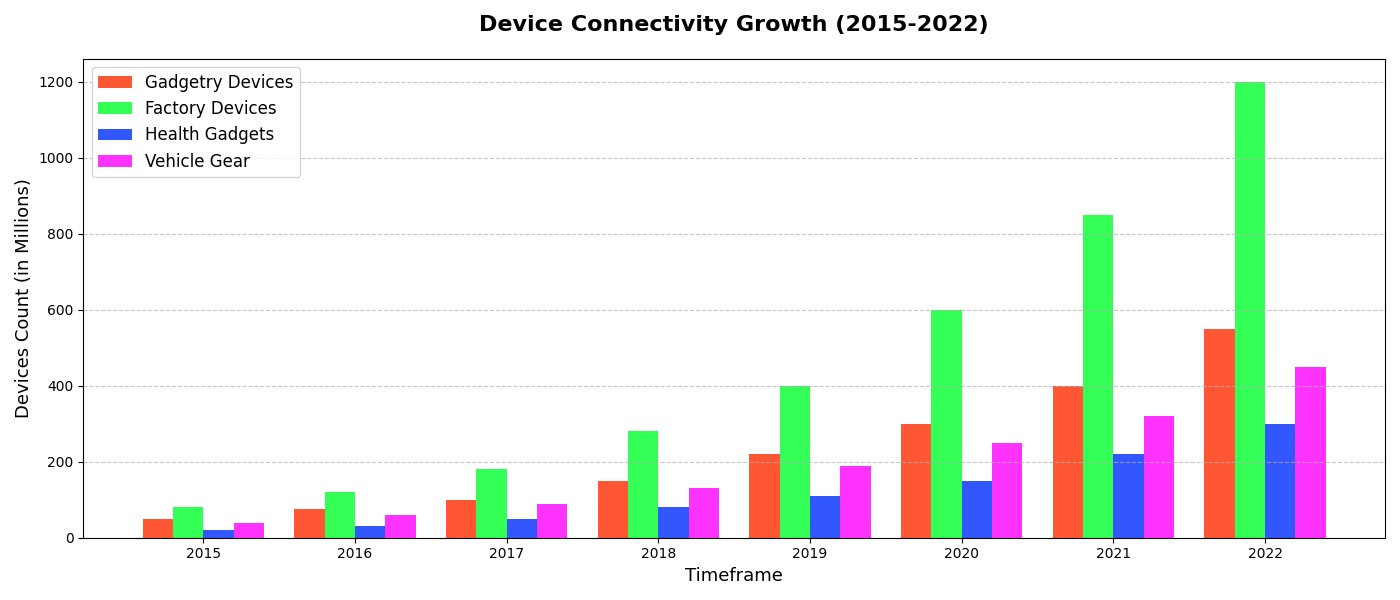

Write the Python code that produced this figure.
import matplotlib.pyplot as plt
import numpy as np

# Data:
years = np.array([2015, 2016, 2017, 2018, 2019, 2020, 2021, 2022])
smart_home_devices = np.array([50, 75, 100, 150, 220, 300, 400, 550])
industrial_devices = np.array([80, 120, 180, 280, 400, 600, 850, 1200])
healthcare_devices = np.array([20, 30, 50, 80, 110, 150, 220, 300])
automotive_devices = np.array([40, 60, 90, 130, 190, 250, 320, 450])

# Create grouped bar width and positions
bar_width = 0.2
x_pos = np.arange(len(years))

fig, ax1 = plt.subplots(figsize=(14, 6))

# Plot bar charts for each category
ax1.bar(x_pos - 1.5*bar_width, smart_home_devices, width=bar_width, label='Gadgetry Devices', color='#FF5733')
ax1.bar(x_pos - 0.5*bar_width, industrial_devices, width=bar_width, label='Factory Devices', color='#33FF57')
ax1.bar(x_pos + 0.5*bar_width, healthcare_devices, width=bar_width, label='Health Gadgets', color='#3357FF')
ax1.bar(x_pos + 1.5*bar_width, automotive_devices, width=bar_width, label='Vehicle Gear', color='#FF33FF')

# Set titles and labels
ax1.set_title('Device Connectivity Growth (2015-2022)', fontsize=16, fontweight='bold', pad=20)
ax1.set_ylabel('Devices Count (in Millions)', fontsize=13)
ax1.set_xlabel('Timeframe', fontsize=13)
ax1.set_xticks(x_pos)
ax1.set_xticklabels(years)
ax1.legend(loc='upper left', fontsize=12)
ax1.grid(axis='y', linestyle='--', alpha=0.7)

plt.tight_layout()
plt.show()
